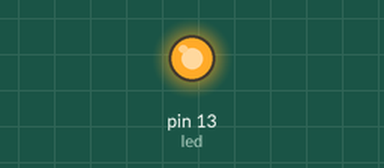
A sketch run on a simulated Arduino Uno, built with avr-gcc and run on an emulated ATmega328P. On the bench: output pins drawn as LEDs (lit = HIGH).

Above: at 0.2 s.
At 40.2 s:
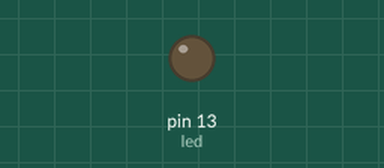
Timing chart, 0 to 46.8 s (numbered marks = the images above):
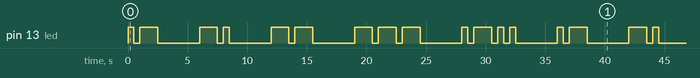

The sketch:

MorseLed.ino
```cpp
/*
    Create a system that can translate a text message into Morse code using an LED.
    The LED should blink to represent the Morse code: short blink for a dot ('.') and a longer blink for a dash ('-').

    Example
    Input
    "SOS"

    Output
    Blink Pattern:  ... --- ...

*/

/*
solution:

the standard morse rules were followed,
the unit of measurement is= 500ms
dot=1 unit
dash=3 unit
delay b/w dots and dashes =1 unit
delay b/w diffrent letters=3 units
delay b/w diffrent words=7 units

!!the below code can read letters, numbers and spaces.. each of which is represented by its respective morse code;


*/

//might improve the code in future, but i am done for now...


const int led=13;

void setup(){

    pinMode(led, OUTPUT);

}

void loop(){
char message[]="ANMOL";

for (int i = 0; message[i] != '\0' ; i++)
{
    toMorse(message[i]);
 	delay(1500);
}


}

const char *morse[]={
 ".-", "-...", "-.-.", "-..", ".", "..-.", "--.", "....", "..", ".---",
  "-.-", ".-..", "--", "-.", "---", ".--.", "--.-", ".-.", "...", "-",
  "..-", "...-", ".--", "-..-", "-.--", "--..", // A-Z

  "-----", ".----", "..---", "...--", "....-", ".....", "-....", "--...", "---..", "----." // 0-9
};

void toMorse(char A){

  const char *Ac;
   if(isdigit(A)){  Ac=morse[A-'0'+26] ;}
   if(isalpha(A)){  Ac=morse[A-'A'] ;}
   if(A==' '){delay(3500);return;}


     while (*Ac) {
      if (*Ac == '.') {
        Dot();
      } else if (*Ac == '-') {
        Dash();
      }
      Ac++;
		delay(500);
    }
    delay(1500);
}

void Dot(){
    digitalWrite(led, HIGH);
  delay(500);
  digitalWrite(led, LOW);
}

void Dash() {
  digitalWrite(led, HIGH);
  delay(1500);
  digitalWrite(led, LOW); // Space between symbols
}
```

Distance.ino
```cpp
/*
    Ultrasonic Sensor Distance Measurement
    Write an Arduino program that measures the distance of an object using an ultrasonic sensor.
    Display the distance in centimeters on the serial monitor and light up an LED if the object is closer than 10 cm.
*/

// WRITE YOUR CODE HERE
```

MotionSensor.ino
```cpp
/*
    Security System with Motion Sensor
    Develop a basic security system using an Arduino and a motion sensor (PIR). When motion is detected, the system should trigger an alarm (a buzzer or an LED)
    and send a notification via serial communication to indicate a breach.

    Input:
    Motion sensor detection (boolean: detected or not detected).

    Output:
    Alarm triggered (sound or light) and notification sent to the serial monitor.
*/

// WRITE YOUR CODE HERE
```

TempHumidity.ino
```cpp
/*
    Temperature and Humidity Logger
    Build a simple data logger using an Arduino and a DHT11 sensor. Measure the temperature and humidity every second
    and display the readings on an LCD screen or the serial monitor.
*/

// WRITE YOUR CODE HERE
```

Measured:
- by itself, pin 13 (led): moves between LOW and HIGH, repeating every 36.0 s
- by itself, everything shown: repeats every 36.0 s, in 26 steps
